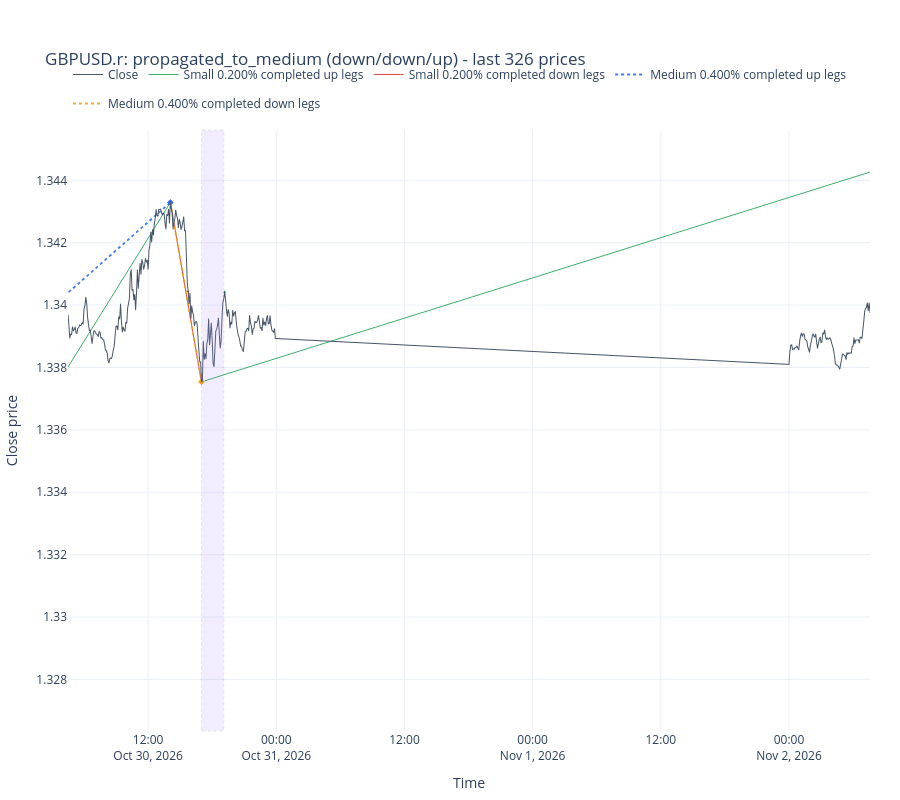

The notebook cell saved with this chart:
### Markdown cell above
## Causal configuration casebook

The default example selects the most recent run where small and medium agree against large. The shaded interval is identified from causally known mode states. Change `CASEBOOK_SHAPE` to inspect the other structural shapes.

### Code cell
CASEBOOK_SHAPE = HierarchyShape.PROPAGATED_TO_MEDIUM
CASEBOOK_BARS_BEFORE = 150
CASEBOOK_BARS_AFTER = 150
shape_examples = state_runs.loc[state_runs["hierarchy_shape"].eq(CASEBOOK_SHAPE.value)]
if shape_examples.empty:
    raise ValueError(f"No {CASEBOOK_SHAPE.value} run exists in this sample.")
example = shape_examples.iloc[-1]
window_start_position = max(0, int(example["start_position"]) - CASEBOOK_BARS_BEFORE)
window_end_position = min(len(prices), int(example["end_position"]) + CASEBOOK_BARS_AFTER + 1)
case_prices = prices.iloc[window_start_position:window_end_position]
casebook_fig = plot_three_threshold_directional_change(
    prices=case_prices,
    small_events=event_ledgers[Scale.SMALL],
    medium_events=event_ledgers[Scale.MEDIUM],
    large_events=event_ledgers[Scale.LARGE],
    small_theta=SMALL_THETA,
    medium_theta=MEDIUM_THETA,
    large_theta=LARGE_THETA,
    n_prices=len(case_prices),
    title=f"{SYMBOL}: {CASEBOOK_SHAPE.value} ({example['configuration']})",
)
casebook_fig.add_vrect(
    x0=example["start_time"],
    x1=example["end_time"],
    fillcolor="#a78bfa",
    opacity=0.15,
    line_width=1,
    line_dash="dot",
)
display(example[["configuration", "hierarchy_shape", "start_time", "end_time", "bars"]])
casebook_fig.show()

### Figure 1 — Plotly figure (JSON) as saved in the notebook; plotly's stock layout.template omitted (floating-point values rounded to 4 significant figures; data arrays with more than 128 entries replaced by an {"elided": "..."} marker saying what was removed)
{"data": [{"hovertemplate": "time=%{x}<br>close=%{y:.5f}<extra></extra>", "line": {"color": "#475569", "width": 1.0}, "mode": "lines", "name": "Close", "x": {"elided": "326 str values"}, "y": {"elided": "326 float values"}, "type": "scattergl"}, {"hoverinfo": "skip", "legendgroup": "small_up", "line": {"color": "#16a34a", "dash": "solid", "width": 1.0}, "mode": "lines", "name": "Small 0.200% completed up legs", "opacity": 0.85, "x": ["2026-10-29T15:15:00+02:00", "2026-10-30T14:05:00+02:00", null, "2026-10-30T17:00:00+02:00", "2026-11-02T11:10:00+02:00", null], "y": [1.331, 1.343, null, 1.338, 1.345, null], "type": "scatter"}, {"customdata": [["S2684", 4.723, 274, 3.447e-05, "2026-10-30T15:45:00+02:00"]], "hovertemplate": "Small up ending EXT<br>time=%{x}<br>price=%{y:.5f}<br>event=%{customdata[0]}<br>TMV=%{customdata[1]:.4f}<br>T=%{customdata[2]} bars<br>R=%{customdata[3]:.3e}<br>known at=%{customdata[4]}<extra></extra>", "legendgroup": "small_up", "marker": {"color": "#16a34a", "size": 4, "symbol": "diamond"}, "mode": "markers", "name": "Small up ending EXT", "showlegend": false, "x": ["2026-10-30T14:05:00.000000"], "y": [1.343], "type": "scatter"}, {"customdata": [["S2684", 4.723, 274, 3.447e-05, "2026-10-30T14:05:00+02:00"]], "hovertemplate": "Small down DCC<br>time=%{x}<br>price=%{y:.5f}<br>completed event=%{customdata[0]}<br>TMV=%{customdata[1]:.4f}<br>T=%{customdata[2]} bars<br>R=%{customdata[3]:.3e}<br>confirmed EXT time=%{customdata[4]}<extra></extra>", "legendgroup": "small_down", "marker": {"color": "#dc2626", "line": {"color": "white", "width": 0.75}, "size": 4, "symbol": "triangle-down"}, "mode": "markers", "name": "Small down DCC", "showlegend": false, "x": ["2026-10-30T15:45:00.000000"], "y": [1.34], "type": "scatter"}, {"hoverinfo": "skip", "legendgroup": "small_down", "line": {"color": "#dc2626", "dash": "solid", "width": 1.0}, "mode": "lines", "name": "Small 0.200% completed down legs", "opacity": 0.85, "x": ["2026-10-30T14:05:00+02:00", "2026-10-30T17:00:00+02:00", null], "y": [1.343, 1.338, null], "type": "scatter"}, {"customdata": [["S2685", 2.14, 35, 0.0001223, "2026-10-30T19:10:00+02:00"]], "hovertemplate": "Small down ending EXT<br>time=%{x}<br>price=%{y:.5f}<br>event=%{customdata[0]}<br>TMV=%{customdata[1]:.4f}<br>T=%{customdata[2]} bars<br>R=%{customdata[3]:.3e}<br>known at=%{customdata[4]}<extra></extra>", "legendgroup": "small_down", "marker": {"color": "#dc2626", "size": 4, "symbol": "diamond"}, "mode": "markers", "name": "Small down ending EXT", "showlegend": false, "x": ["2026-10-30T17:00:00.000000"], "y": [1.338], "type": "scatter"}, {"customdata": [["S2685", 2.14, 35, 0.0001223, "2026-10-30T17:00:00+02:00"]], "hovertemplate": "Small up DCC<br>time=%{x}<br>price=%{y:.5f}<br>completed event=%{customdata[0]}<br>TMV=%{customdata[1]:.4f}<br>T=%{customdata[2]} bars<br>R=%{customdata[3]:.3e}<br>confirmed EXT time=%{customdata[4]}<extra></extra>", "legendgroup": "small_up", "marker": {"color": "#16a34a", "line": {"color": "white", "width": 0.75}, "size": 4, "symbol": "triangle-up"}, "mode": "markers", "name": "Small up DCC", "showlegend": false, "x": ["2026-10-30T19:10:00.000000"], "y": [1.34], "type": "scatter"}, {"hoverinfo": "skip", "legendgroup": "medium_up", "line": {"color": "#2563eb", "dash": "dot", "width": 1.8}, "mode": "lines", "name": "Medium 0.400% completed up legs", "opacity": 0.85, "x": ["2026-10-28T09:10:00+02:00", "2026-10-30T14:05:00+02:00", null], "y": [1.327, 1.343, null], "type": "scatter"}, {"customdata": [["M836", 3.01, 635, 1.896e-05, "2026-10-30T17:00:00+02:00"]], "hovertemplate": "Medium up ending EXT<br>time=%{x}<br>price=%{y:.5f}<br>event=%{customdata[0]}<br>TMV=%{customdata[1]:.4f}<br>T=%{customdata[2]} bars<br>R=%{customdata[3]:.3e}<br>known at=%{customdata[4]}<extra></extra>", "legendgroup": "medium_up", "marker": {"color": "#2563eb", "size": 5, "symbol": "diamond"}, "mode": "markers", "name": "Medium up ending EXT", "showlegend": false, "x": ["2026-10-30T14:05:00.000000"], "y": [1.343], "type": "scatter"}, {"customdata": [["M836", 3.01, 635, 1.896e-05, "2026-10-30T14:05:00+02:00"]], "hovertemplate": "Medium down DCC<br>time=%{x}<br>price=%{y:.5f}<br>completed event=%{customdata[0]}<br>TMV=%{customdata[1]:.4f}<br>T=%{customdata[2]} bars<br>R=%{customdata[3]:.3e}<br>confirmed EXT time=%{customdata[4]}<extra></extra>", "legendgroup": "medium_down", "marker": {"color": "#f59e0b", "line": {"color": "white", "width": 0.75}, "size": 5, "symbol": "triangle-down"}, "mode": "markers", "name": "Medium down DCC", "showlegend": false, "x": ["2026-10-30T17:00:00.000000"], "y": [1.338], "type": "scatter"}, {"hoverinfo": "skip", "legendgroup": "medium_down", "line": {"color": "#f59e0b", "dash": "dot", "width": 1.8}, "mode": "lines", "name": "Medium 0.400% completed down legs", "opacity": 0.85, "x": ["2026-10-30T14:05:00+02:00", "2026-10-30T17:00:00+02:00", null], "y": [1.343, 1.338, null], "type": "scatter"}, {"customdata": [["M837", 1.07, 35, 0.0001223, "2026-11-02T10:35:00+02:00"]], "hovertemplate": "Medium down ending EXT<br>time=%{x}<br>price=%{y:.5f}<br>event=%{customdata[0]}<br>TMV=%{customdata[1]:.4f}<br>T=%{customdata[2]} bars<br>R=%{customdata[3]:.3e}<br>known at=%{customdata[4]}<extra></extra>", "legendgroup": "medium_down", "marker": {"color": "#f59e0b", "size": 5, "symbol": "diamond"}, "mode": "markers", "name": "Medium down ending EXT", "showlegend": false, "x": ["2026-10-30T17:00:00.000000"], "y": [1.338], "type": "scatter"}], "layout": {"legend": {"orientation": "h", "yanchor": "bottom", "y": 1.02, "xanchor": "left", "x": 0.0}, "margin": {"l": 60, "r": 30, "t": 130, "b": 60}, "title": {"text": "GBPUSD.r: propagated_to_medium (down/down/up) - last 326 prices"}, "height": 800, "hovermode": "closest", "xaxis": {"title": {"text": "Time"}, "range": ["2026-10-30T04:30:00+02:00", "2026-11-02T07:35:00+02:00"], "showspikes": true, "spikemode": "across"}, "yaxis": {"title": {"text": "Close price"}, "fixedrange": false, "showspikes": true}, "shapes": [{"fillcolor": "#a78bfa", "line": {"dash": "dot", "width": 1}, "opacity": 0.15, "type": "rect", "x0": "2026-10-30T17:00:00+02:00", "x1": "2026-10-30T19:05:00+02:00", "xref": "x", "y0": 0, "y1": 1, "yref": "y domain"}]}}
